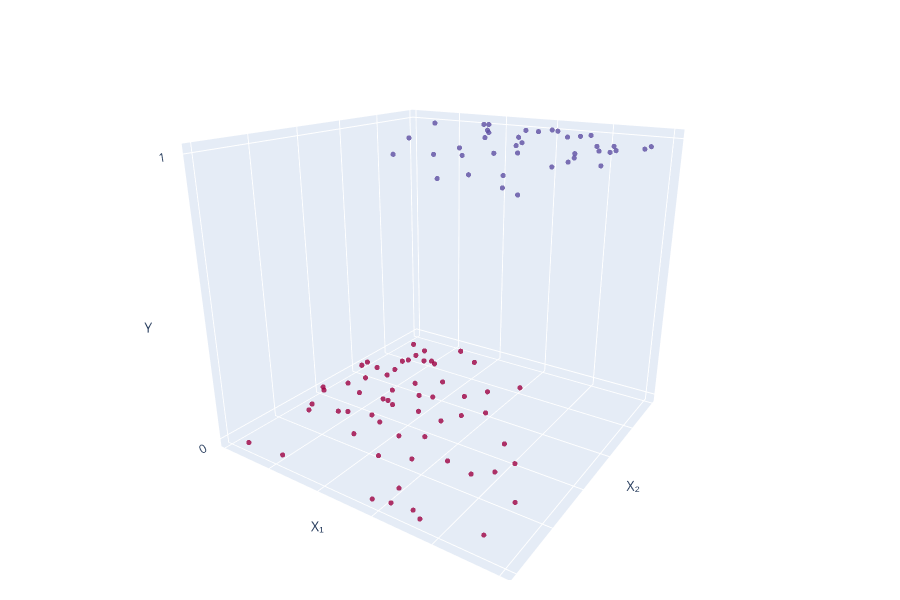

Notebook code cell kept with this figure:
### Code cell
np.random.seed(235)

X = np.random.rand(100, 2)
y = 3 * X[:, 0] + 2 * X[:, 1] + np.random.normal(0, 0.8, 100)
y = np.array(y < 2).astype(int)

fig = go.Figure()
fig = plot_scatter_3d(fig, X, y)
fig = set_plot_layout(fig)
fig.show()
